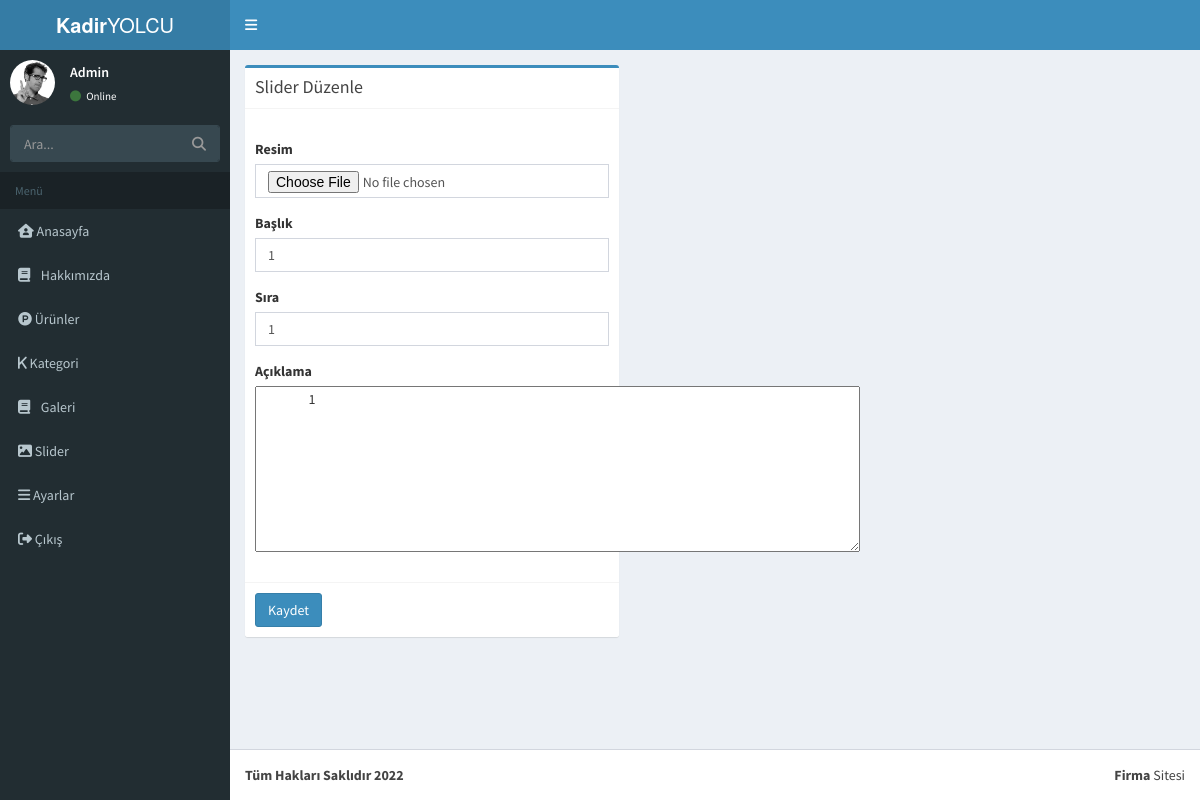
Screenshot of /Admin/sliderduzenle.php?id=2 (signed in) with the database file from the repository.
### tables this page shows
CREATE TABLE `slider` (
  `id` int(11) NOT NULL,
  `resim` varchar(250) NOT NULL,
  `baslik` varchar(250) NOT NULL,
  `sira` int(11) NOT NULL,
  `aciklama` varchar(250) NOT NULL
);

### Admin/sliderduzenle.php (the view, shortened to what this page needs)
<?php
require_once 'header.php';
require_once 'sidebar.php';
$slider=$db->prepare("SELECT * FROM slider where id=?");
$slider->execute(array(
  $_GET['id']
));
$slidercek=$slider->fetch(PDO::FETCH_ASSOC);
 ?>
<div class="content-wrapper">
  <section class="content">
    <div class="row">
      <section class="col-lg-5 connectedSortable">
        <div class="box box-primary">
          <div class="box-header with-border">
            <h3 class="box-title">Slider Düzenle</h3>
          </div>
          <form action="model.php" method="post" enctype="multipart/form-data">
            <div class="box-body">
              <div class="form-group">
                <label for="exampleInputEmail1">Resim</label>
                <input  name="resim" type="file" class="form-control" id="exampleInputEmail1">
              </div>
              <div class="form-group">
                <label for="exampleInputEmail1">Başlık</label>
                <input value="<?php echo $slidercek['baslik']; ?>" name="baslik" type="text" class="form-control" id="exampleInputEmail1" placeholder="Başlık">
              </div>
              <div class="form-group">
                <label for="exampleInputEmail1">Sıra</label>
                <input value="<?php echo $slidercek['sira']; ?>" name="sira" type="text" class="form-control" id="exampleInputEmail1" placeholder="Sıra">
              </div>
              <div class="form-group">
                <label for="exampleInputEmail1">Açıklama</label>
                <textarea name="aciklama" id="editor1" rows="8" cols="80">
                  <?php echo $slidercek['aciklama']; ?>
                </textarea>
              </div>
            </div>
            <div class="box-footer">
              <button name="sldDzn" type="submit" class="btn btn-primary">Kaydet</button>
            </div>
          </form>
        </div>
      </section>
    </div>
  </section>
</div>
<?php require_once 'footer.php'; ?>

### rows the page displays
slider: baslik "1", sira "1", aciklama "1"
